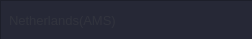
<?xml version="1.0" encoding="UTF-8"?>
<ui version="4.0">
 <class>Form</class>
 <widget class="QWidget" name="Form">
  <property name="geometry">
   <rect>
    <x>0</x>
    <y>0</y>
    <width>252</width>
    <height>39</height>
   </rect>
  </property>
  <property name="windowTitle">
   <string>Form</string>
  </property>
  <widget class="QWidget" name="layoutWidget">
   <property name="geometry">
    <rect>
     <x>0</x>
     <y>0</y>
     <width>261</width>
     <height>41</height>
    </rect>
   </property>
   <layout class="QVBoxLayout" name="verticalLayout">
    <property name="spacing">
     <number>0</number>
    </property>
    <item>
     <widget class="QFrame" name="frame">
      <property name="styleSheet">
       <string notr="true">QFrame
{
background-color:#262836;
}</string>
      </property>
      <property name="frameShape">
       <enum>QFrame::StyledPanel</enum>
      </property>
      <property name="frameShadow">
       <enum>QFrame::Raised</enum>
      </property>
      <layout class="QHBoxLayout" name="horizontalLayout_2">
       <property name="spacing">
        <number>30</number>
       </property>
       <property name="leftMargin">
        <number>0</number>
       </property>
       <property name="topMargin">
        <number>0</number>
       </property>
       <property name="rightMargin">
        <number>0</number>
       </property>
       <property name="bottomMargin">
        <number>0</number>
       </property>
       <item>
        <widget class="QLabel" name="location_txt">
         <property name="font">
          <font>
           <pointsize>10</pointsize>
          </font>
         </property>
         <property name="styleSheet">
          <string notr="true">QLabel {


color:#31333d;
padding:5px;
}</string>
         </property>
         <property name="text">
          <string>Netherlands(AMS)              </string>
         </property>
        </widget>
       </item>
       <item>
        <widget class="QLabel" name="location_img">
         <property name="styleSheet">
          <string notr="true">QLabel
{
image: url(:/resources/img/locationoff.PNG);
}</string>
         </property>
         <property name="text">
          <string/>
         </property>
         <property name="alignment">
          <set>Qt::AlignLeading|Qt::AlignLeft|Qt::AlignVCenter</set>
         </property>
        </widget>
       </item>
      </layout>
     </widget>
    </item>
   </layout>
  </widget>
 </widget>
 <resources/>
 <connections/>
</ui>
